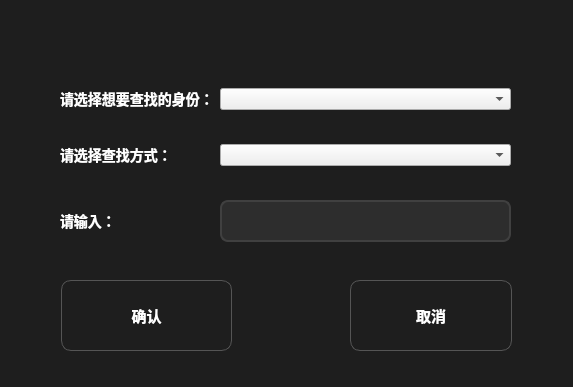
<?xml version="1.0" encoding="UTF-8"?>
<ui version="4.0">
 <class>manager_searchForPerson</class>
 <widget class="QDialog" name="manager_searchForPerson">
  <property name="geometry">
   <rect>
    <x>0</x>
    <y>0</y>
    <width>573</width>
    <height>387</height>
   </rect>
  </property>
  <property name="windowTitle">
   <string>Dialog</string>
  </property>
  <property name="styleSheet">
   <string notr="true">
QDialog {
    background-color: #1e1e1e;          /* 深空黑背景 */
    color: #ffffff;                      /* 默认文字白色 */
}

QLabel {
    color: #ffffff;
    font-family: &quot;Microsoft YaHei&quot;, &quot;微软雅黑&quot;;
    font-size: 14px;
    font-weight: bold;                  /* 标签加粗更好看 */
}

QLineEdit {
    background-color: #2d2d2d;
    color: #ffffff;
    border: 2px solid #404040;
    border-radius: 8px;
    padding: 10px 12px;
    font-size: 14px;
    font-family: &quot;Microsoft YaHei&quot;;
    selection-background-color: #0078d4;
}
QLineEdit:focus {
    border: 2px solid #0078d4;           /* 获得焦点蓝色边框 */
    background-color: #333333;
}

/* 密码框也生效 */
QLineEdit[echoMode=&quot;2&quot;] {
    font-size: 18px;                    /* 密码点更大一点 */
}

/* 登录 &amp; 取消按钮 */
QPushButton {
    background-color: qlineargradient(x1:0, y1:0, x2:0, y2:1,
                                      stop:0 #383838, stop:1 #2d2d2d);
    color: white;
    border: 1px solid #555555;
    border-radius: 10px;
    padding: 12px 30px;
    font-family: &quot;Microsoft YaHei&quot;;
    font-size: 15px;
    font-weight: bold;
    min-width: 100px;
}
QPushButton:hover {
    background-color: qlineargradient(x1:0, y1:0, x2:0, y2:1,
                                      stop:0 #484848, stop:1 #383838);
    border: 1px solid #0078d4;
}
QPushButton:pressed {
    background-color: #0078d4;
    padding-top: 14px;
    padding-bottom: 10px;
}


QDialog {
    border-radius: 16px;
}</string>
  </property>
  <widget class="QWidget" name="gridLayoutWidget">
   <property name="geometry">
    <rect>
     <x>60</x>
     <y>60</y>
     <width>451</width>
     <height>211</height>
    </rect>
   </property>
   <layout class="QGridLayout" name="gridLayout">
    <item row="0" column="0">
     <widget class="QLabel" name="label_identity">
      <property name="text">
       <string>请选择想要查找的身份：</string>
      </property>
     </widget>
    </item>
    <item row="1" column="0">
     <widget class="QLabel" name="label_way">
      <property name="text">
       <string>请选择查找方式：</string>
      </property>
     </widget>
    </item>
    <item row="0" column="1">
     <widget class="QComboBox" name="comboBox_identity"/>
    </item>
    <item row="1" column="1">
     <widget class="QComboBox" name="comboBox_way"/>
    </item>
    <item row="2" column="0">
     <widget class="QLabel" name="label_content">
      <property name="text">
       <string>请输入：</string>
      </property>
     </widget>
    </item>
    <item row="2" column="1">
     <widget class="QLineEdit" name="lineEdit_content"/>
    </item>
   </layout>
  </widget>
  <widget class="QPushButton" name="pushButton_sure">
   <property name="geometry">
    <rect>
     <x>61</x>
     <y>280</y>
     <width>171</width>
     <height>71</height>
    </rect>
   </property>
   <property name="text">
    <string>确认</string>
   </property>
  </widget>
  <widget class="QPushButton" name="pushButton_cancel">
   <property name="geometry">
    <rect>
     <x>350</x>
     <y>280</y>
     <width>162</width>
     <height>71</height>
    </rect>
   </property>
   <property name="text">
    <string>取消</string>
   </property>
  </widget>
 </widget>
 <resources/>
 <connections/>
</ui>
